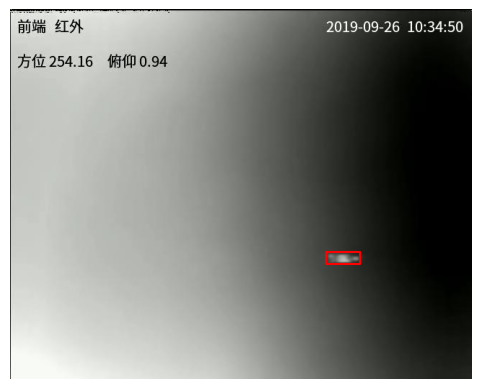

The Python source for this figure:
import matplotlib.pylab as plt
import torch
from torch.autograd import Variable
import numpy as np
import cv2
import os
import json
from PIL import Image, ImageOps, ImageFilter
from torchvision import transforms
from tqdm import tqdm
from model.model_DNANet import  Res_CBAM_block
from model.model_DNANet import  DNANet

input_transform = transforms.Compose([
            transforms.ToTensor(),
            transforms.Normalize([.485, .456, .406], [.229, .224, .225])])

def preprocess(img):
    img  = cv2.resize(img,(256,256),interpolation=cv2.INTER_AREA)
    img = input_transform(img)
    return img

def mask_find_bboxs(mask):
    retval, labels, stats, centroids = cv2.connectedComponentsWithStats(mask, connectivity=8) # connectivity参数的默认值为8
    stats = stats[stats[:,4].argsort()]
    return stats[:-1]

model_dir = './result/UAV_dataset_DNANet_26_05_2023_02_25_52_wDS/mIoU__DNANet_UAV_dataset_epoch_6090.pth.tar'#模型存放地址
device = torch.device("cuda:0" if torch.cuda.is_available() else "cpu")

model = DNANet(num_classes=1,input_channels=3, block=Res_CBAM_block, num_blocks = [2, 2, 2, 2], nb_filter = [16, 32, 64, 128, 256], deep_supervision=True)
model.load_state_dict(torch.load(model_dir,map_location=device)['state_dict'])
model.to(device)
origin_img = cv2.imread('dataset/UAV_dataset/test/20190925_124612_1_4/000060.jpg',cv2.IMREAD_COLOR)[:,:,::-1].copy()
h,w,c = origin_img.shape
img = preprocess(origin_img).unsqueeze(0).to(device)
with torch.no_grad():
    output = model(img)[-1]
    output = torch.sigmoid(output)   
output = output.cpu().detach().numpy().reshape(256,256)
#output = output > 0.5
output = np.uint8(output*255)
_, output = cv2.threshold(output, 50, 255, cv2.THRESH_BINARY)
plt.figure()
plt.imshow(origin_img)
if output.max() > 0:
    temp = 5
    bboxs = mask_find_bboxs(output)[-1]
    x,y,width,height = int(bboxs[0]/256*w), int(bboxs[1]/256*h), int(bboxs[2]/256*w),int(bboxs[3]/256*h)
    x,y = max(x-temp,0),max(y-temp,0)
    if x + width + temp < w:
        width += temp
    if y + height +temp <h:
        height += temp
    print(x,y,width,height)
    plt.plot([x,x+width,x+width,x,x],[y,y,y+height,y+height,y],c='r')
plt.show()
plt.savefig('visualize.png',bbox_inches = 'tight')
